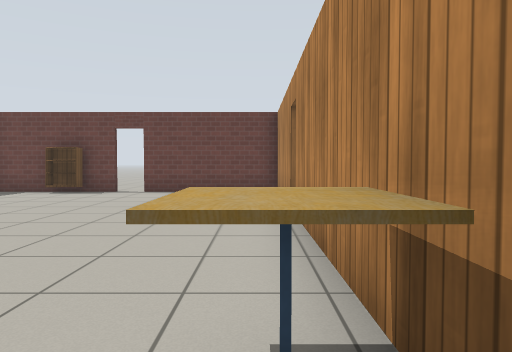
View 1 (above)

22 first-person views from a walk through a robot-simulator world made for Gazebo. The camera is 0.9 m above the floor, tilts 2° down and sees 70° across. The floor is counted in squares, 1 m on a side. Each view is taken from the middle of a square. On the plan, view 1 faces up. The plan holds only what a view shows up to about 12 squares ahead; the rest is blank. The robots in the file are not drawn. Simple patterns stand in for the simulator's built-in surfaces. Some stock models are drawn as simple stand-ins.

View 2
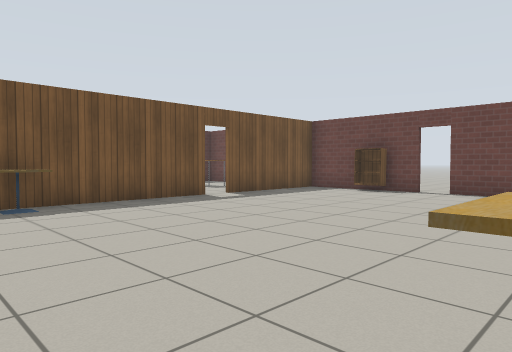

View 3
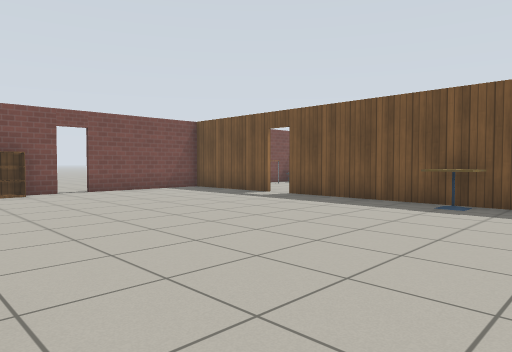

View 4
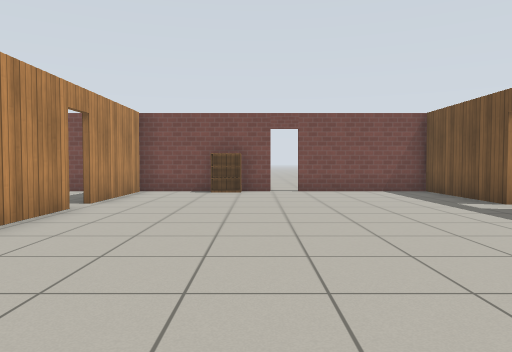

View 5
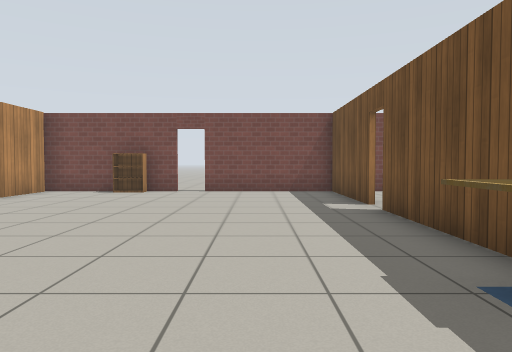

View 6
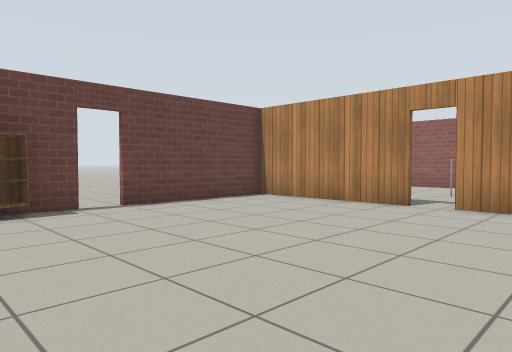

View 7
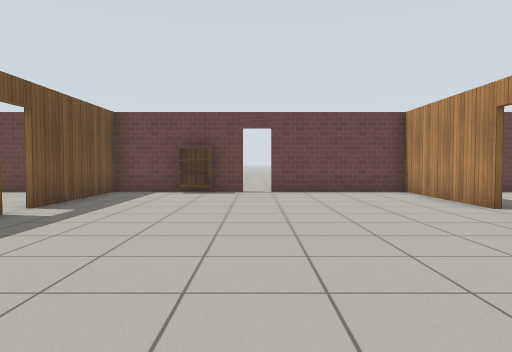

View 8
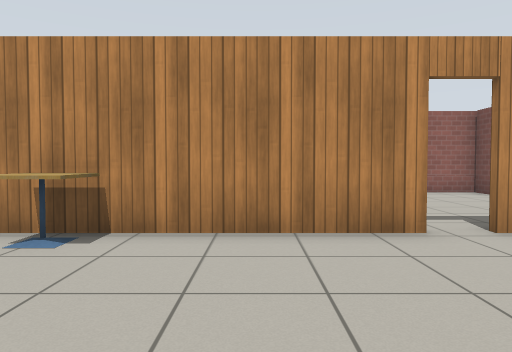

View 9
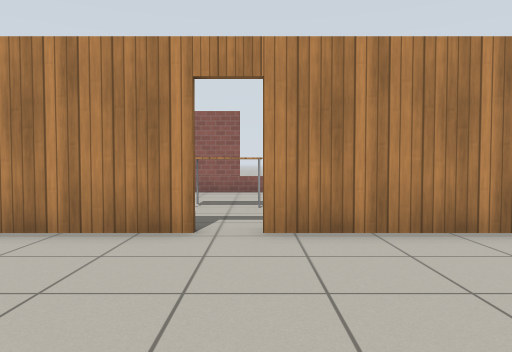

View 10
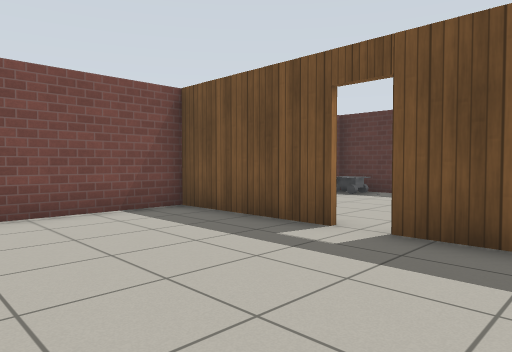

View 11
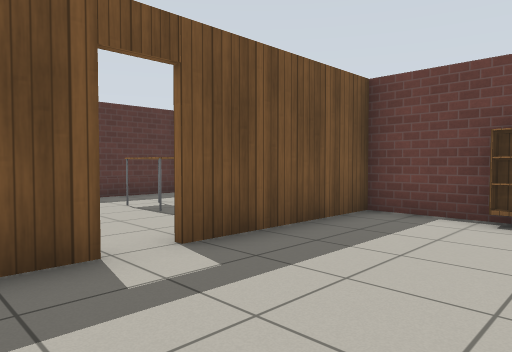

View 12
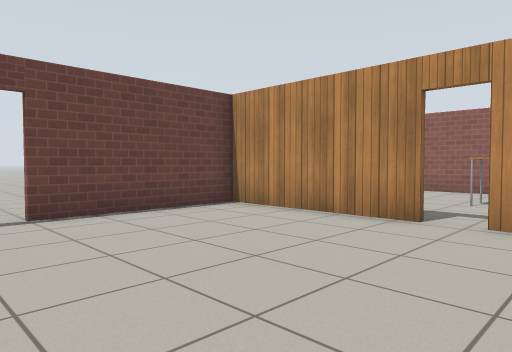

View 13
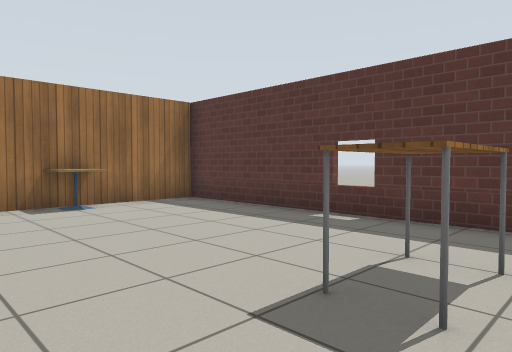

View 14
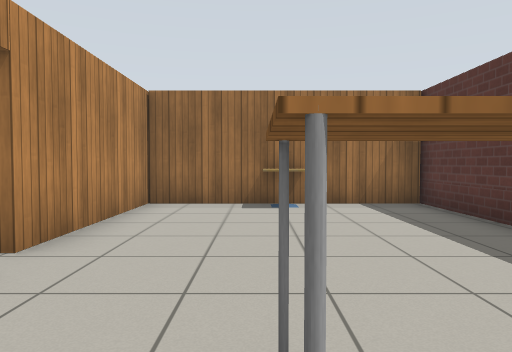

View 15
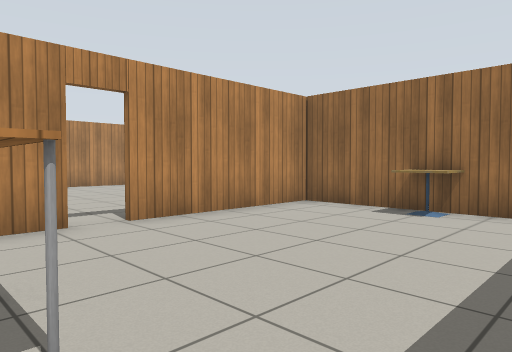

View 16
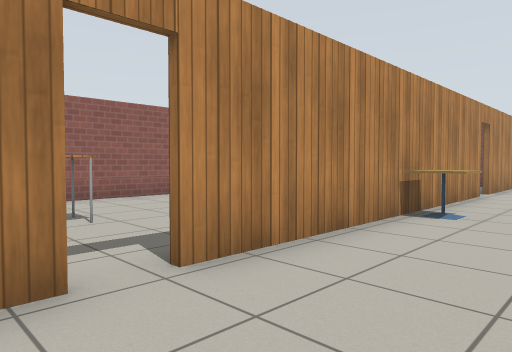

View 17
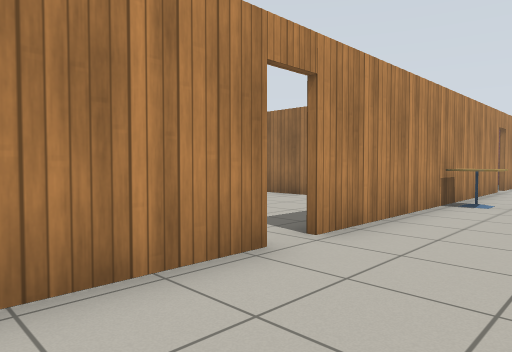

View 18
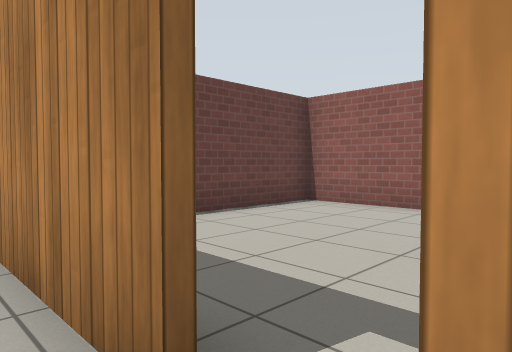

View 19
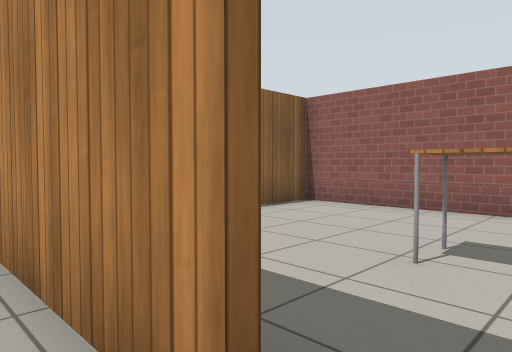

View 20
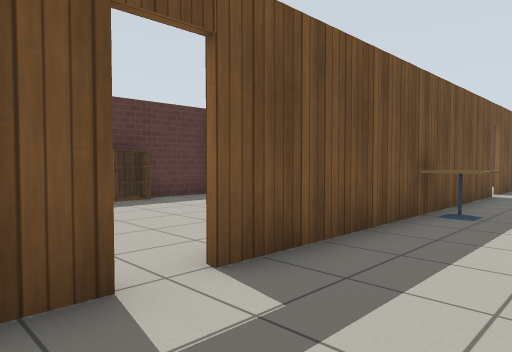

View 21
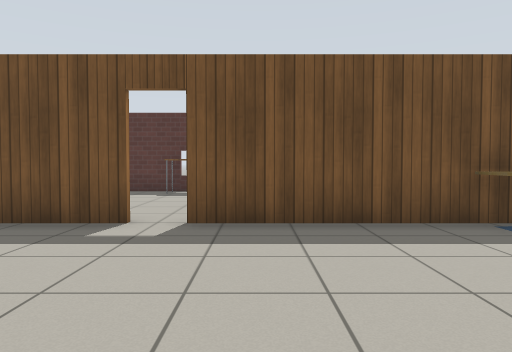

View 22
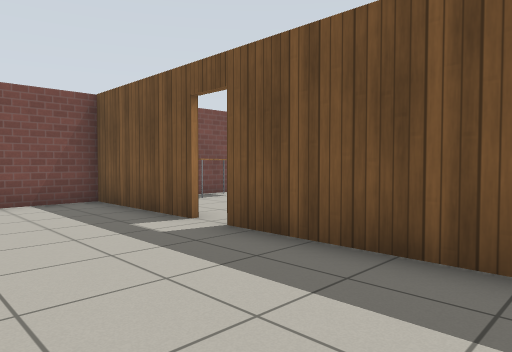

### Floor plan
Ten units are one square. View 1 is at (0, 0); x grows to the right and y downward. Boxes are objects, and circles mark ways between rooms. Rooms are numbered by the first view taken in them; rooms with no view inside come last. Other rooms are left out.
<svg viewBox="-153 -120 231 205">
<path fill="none" stroke="#000" d="M-84 -65 -84 31M7 -71 7 -115 -36 -115M7 32 7 -64M-84 39 -84 77 -42 77M-35 77 7 77 7 40M-64 -115 -84 -115 -84 -73M-86 -73 -86 -81M-116 -19 -86 -19M-148 -19 -126 -19M-86 -16 -86 -65M-111 -115 -120 -115M-147 -113 -147 -21M73 -76 73 -115 38 -115M43 -17 59 -17M73 -22 73 -51M-147 -21 -147 -6"/>
<rect x="-85" y="-25" width="10" height="20" fill="#bbb"><title>cafe table</title></rect>
<rect x="-25" y="65" width="10" height="10" fill="#bbb"><title>bookshelf</title></rect>
<rect x="-5" y="-25" width="10" height="20" fill="#bbb"><title>cafe table</title></rect>
<rect x="-125" y="-35" width="10" height="20" fill="#bbb"><title>cafe table</title></rect>
<rect x="-125" y="-95" width="20" height="10" fill="#bbb"><title>table</title></rect>
<rect x="35" y="-75" width="10" height="20" fill="#bbb"><title>table</title></rect>
<circle cx="-85" cy="-70" r="3" fill="#2a7"/>
<circle cx="10" cy="-65" r="3" fill="#2a7"/>
<text x="-40" y="-20">1</text>
<text x="-120" y="-60">2</text>
<text x="40" y="-70">3</text>
<text x="-140" y="-10">4</text>
</svg>
Room 1 opens to room 2. Room 1 opens to room 3.

Where each view was taken, in squares from view 1:
view 1: 0 up, 0 right, facing up
view 2: 0 up, 0 right, facing up-left
view 3: 4 up, 0 right, facing down-left
view 4: 4 up, 3 left, facing down
view 5: 4 up, 6 left, facing down
view 6: 4 up, 7 left, facing up-right
view 7: 0 up, 4 left, facing up
view 8: 1 down, 4 left, facing right
view 9: 4 down, 4 left, facing right
view 10: 1 down, 4 left, facing down-left
view 11: 5 up, 5 left, facing up-left
view 12: 5 up, 5 left, facing up-right
view 13: 10 up, 9 left, facing down-left
view 14: 10 up, 11 left, facing down
view 15: 9 up, 14 left, facing down-right
view 16: 8 up, 2 left, facing down-right
view 17: 10 up, 2 left, facing down-right
view 18: 6 up, 0 right, facing up-right
view 19: 4 down, 0 right, facing up-right
view 20: 5 down, 6 left, facing up-left
view 21: 2 down, 3 left, facing left
view 22: 1 up, 5 left, facing down-left
